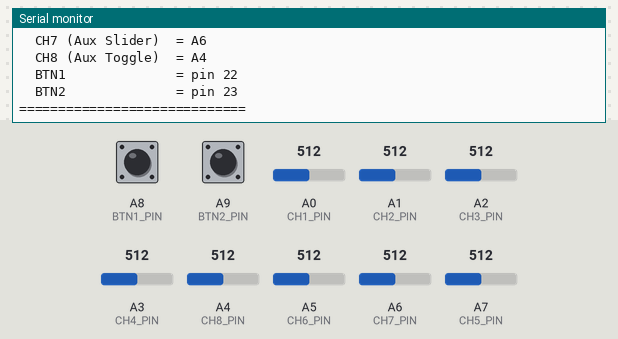
A sketch run on a simulated Teensy 3. Parts: the last lines printed to the serial monitor. The test bench sets the inputs (shaded band); at power-on: A8 (BTN1_PIN) HIGH, A9 (BTN2_PIN) HIGH, A0 (CH1_PIN) = 512, A1 (CH2_PIN) = 512, A2 (CH3_PIN) = 512, A3 (CH4_PIN) = 512, A4 (CH8_PIN) = 512, A5 (CH6_PIN) = 512, A6 (CH7_PIN) = 512, A7 (CH5_PIN) = 512.

Above: at 1.2 s.
1.3 s: A8 (BTN1_PIN) pulled LOW for 0.15 s
At 1.9 s:
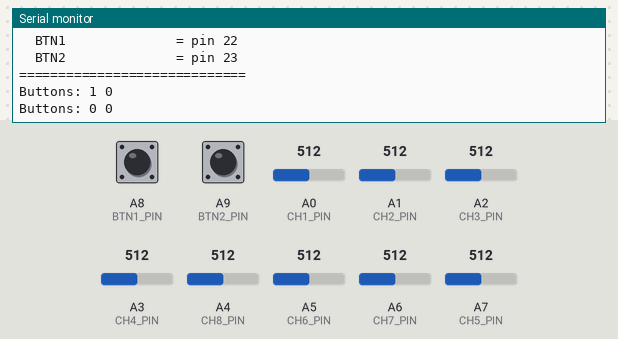
2.9 s: A9 (BTN2_PIN) pulled LOW for 0.15 s
At 4.3 s:
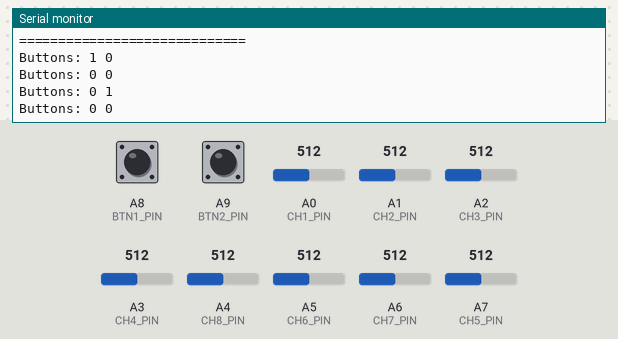

Measured:
- after the input at 1.3 s, the serial monitor: prints a new line at once (image 1)
- after the input at 2.9 s, the serial monitor: prints a new line at once (image 2)

The sketch:

OpenHD_Extreme_Joystick_RC1.ino
```cpp
// (licence header left out)
// ================================================================
// USER CONFIGURATION — EDIT THIS SECTION TO MATCH YOUR WIRING
// ================================================================

// --- ANALOG PIN ASSIGNMENTS ---
// Assign the analog pin connected to each RC channel
// Available pins: A0-A7 (Teensy 3.2 also supports A10, A11)
#define CH1_PIN   A0    // Roll            — joystick left/right
#define CH2_PIN   A1    // Pitch           — joystick forward/back
#define CH3_PIN   A2    // Throttle        — potentiometer
#define CH4_PIN   A3    // Yaw             — joystick twist or pot
#define CH5_PIN   A7    // Flight Mode     — 6-position rotary switch
#define CH6_PIN   A5    // Aux             — potentiometer
#define CH7_PIN   A6    // Aux Slider      — potentiometer or switch
#define CH8_PIN   A4    // Aux Toggle      — 3-position toggle switch

// --- BUTTON PIN ASSIGNMENTS ---
// Momentary switches wired between pin and GND
// Set to -1 to disable a button
#define BTN1_PIN  22    // Momentary switch (A8 = digital pin 22)
#define BTN2_PIN  23    // Momentary switch (A9 = digital pin 23)

// --- SWITCH TYPE CONFIGURATION ---
// Set to 1 if channel uses a multi-position switch (not continuous pot)
// Set to 0 if channel uses a continuous potentiometer
#define CH5_IS_SWITCH  1   // 1 = switch, 0 = continuous pot
#define CH8_IS_SWITCH  1   // 1 = switch, 0 = continuous pot

// --- CH5 FLIGHT MODE SWITCH SETTINGS ---
// (only used when CH5_IS_SWITCH = 1)
//
// Step 1: Open Serial Monitor at 57600 baud and uncomment the
//         debug block at the bottom of loop() to read raw ADC values.
// Step 2: Note the ADC reading for each switch position and enter
//         them below. Set unused positions to the same value as
//         the last used position.
//
// ADC readings for each switch position (0-1023):
#define CH5_POS1_ADC   0      // Position 1 ADC reading
#define CH5_POS2_ADC   205    // Position 2 ADC reading
#define CH5_POS3_ADC   255    // Position 3 ADC reading
#define CH5_POS4_ADC   340    // Position 4 ADC reading
#define CH5_POS5_ADC   512    // Position 5 ADC reading
#define CH5_POS6_ADC   1023   // Position 6 ADC reading

// PWM output values for each switch position (16-bit, 0-65535)
// Default values map to ArduPilot flight mode PWM bands:
//   Flight Mode 1: PWM 0    - 1230  (center ~1115)
//   Flight Mode 2: PWM 1231 - 1360  (center ~1295)
//   Flight Mode 3: PWM 1361 - 1490  (center ~1425)
//   Flight Mode 4: PWM 1491 - 1620  (center ~1555)
//   Flight Mode 5: PWM 1621 - 1749  (center ~1685)
//   Flight Mode 6: PWM 1750+        (center ~1875)
// Formula: joystick_value = (PWM_center - 1000) / 1000 * 65535
#define CH5_POS1_PWM   7536   // Flight Mode 1 (PWM ~1115)
#define CH5_POS2_PWM   19332  // Flight Mode 2 (PWM ~1295)
#define CH5_POS3_PWM   27852  // Flight Mode 3 (PWM ~1425)
#define CH5_POS4_PWM   36371  // Flight Mode 4 (PWM ~1555)
#define CH5_POS5_PWM   44891  // Flight Mode 5 (PWM ~1685)
#define CH5_POS6_PWM   57343  // Flight Mode 6 (PWM ~1875)

// --- CH8 TOGGLE SWITCH SETTINGS ---
// (only used when CH8_IS_SWITCH = 1)
// ADC thresholds for 3-position toggle switch detection
#define CH8_LOW_THRESHOLD   50    // ADC below this  = LOW  position
#define CH8_HIGH_THRESHOLD  973   // ADC above this  = HIGH position
// Output values for each position (16-bit range 0-65535)
#define CH8_LOW_VAL    0      // LOW  position → PWM ~1000
#define CH8_MID_VAL    32767  // MID  position → PWM ~1500
#define CH8_HIGH_VAL   65535  // HIGH position → PWM ~2000

// ================================================================
// END OF USER CONFIGURATION — DO NOT EDIT BELOW THIS LINE
// ================================================================

// Scale 10-bit analogRead (0-1023) to 16-bit joystick range (0-65535)
#define AXIS_SCALE(x) ((x) * 64)

const int buttonPins[] = {BTN1_PIN, BTN2_PIN};
const int numButtons = 2;
byte allButtons[numButtons];
byte prevButtons[numButtons];

void setup() {
  Serial.begin(57600);
  Joystick.useManualSend(true);
  for (int i = 0; i < numButtons; i++) {
    if (buttonPins[i] >= 0) {
      pinMode(buttonPins[i], INPUT_PULLUP);
    }
  }
  Serial.println("=============================");
  Serial.println("OpenHD Extreme USB Joystick");
  Serial.println("RC1 — Teensy 3.2 / 4.0");
  Serial.println("=============================");
  Serial.println("Channel assignments:");
  Serial.print("  CH1 (Roll)        = A"); Serial.println(CH1_PIN - A0);
  Serial.print("  CH2 (Pitch)       = A"); Serial.println(CH2_PIN - A0);
  Serial.print("  CH3 (Throttle)    = A"); Serial.println(CH3_PIN - A0);
  Serial.print("  CH4 (Yaw)         = A"); Serial.println(CH4_PIN - A0);
  Serial.print("  CH5 (Flight Mode) = A"); Serial.println(CH5_PIN - A0);
  Serial.print("  CH6 (Aux)         = A"); Serial.println(CH6_PIN - A0);
  Serial.print("  CH7 (Aux Slider)  = A"); Serial.println(CH7_PIN - A0);
  Serial.print("  CH8 (Aux Toggle)  = A"); Serial.println(CH8_PIN - A0);
  Serial.print("  BTN1              = pin "); Serial.println(BTN1_PIN);
  Serial.print("  BTN2              = pin "); Serial.println(BTN2_PIN);
  Serial.println("=============================");
}

// Map 6-position switch ADC reading to joystick output value
// Boundaries are auto-calculated as midpoints between ADC readings
int mapSwitch6(int raw) {
  int b1 = (CH5_POS1_ADC + CH5_POS2_ADC) / 2;
  int b2 = (CH5_POS2_ADC + CH5_POS3_ADC) / 2;
  int b3 = (CH5_POS3_ADC + CH5_POS4_ADC) / 2;
  int b4 = (CH5_POS4_ADC + CH5_POS5_ADC) / 2;
  int b5 = (CH5_POS5_ADC + CH5_POS6_ADC) / 2;
  if      (raw < b1) return CH5_POS1_PWM;
  else if (raw < b2) return CH5_POS2_PWM;
  else if (raw < b3) return CH5_POS3_PWM;
  else if (raw < b4) return CH5_POS4_PWM;
  else if (raw < b5) return CH5_POS5_PWM;
  else               return CH5_POS6_PWM;
}

// Map 3-position toggle switch ADC reading to joystick output value
int mapToggle3(int raw) {
  if      (raw < CH8_LOW_THRESHOLD)  return CH8_LOW_VAL;
  else if (raw > CH8_HIGH_THRESHOLD) return CH8_HIGH_VAL;
  else                               return CH8_MID_VAL;
}

void loop() {

  // CH1: Roll — X axis
  Joystick.X(AXIS_SCALE(analogRead(CH1_PIN)));

  // CH2: Pitch — Y axis
  Joystick.Y(AXIS_SCALE(analogRead(CH2_PIN)));

  // CH3: Throttle — Z axis
  Joystick.Z(AXIS_SCALE(analogRead(CH3_PIN)));

  // CH4: Yaw — Xrotate
  Joystick.Xrotate(AXIS_SCALE(analogRead(CH4_PIN)));

  // CH5: Flight Mode — Yrotate (switch or continuous pot)
  #if CH5_IS_SWITCH
    Joystick.Yrotate(mapSwitch6(analogRead(CH5_PIN)));
  #else
    Joystick.Yrotate(AXIS_SCALE(analogRead(CH5_PIN)));
  #endif

  // CH6: Aux — Zrotate
  Joystick.Zrotate(AXIS_SCALE(analogRead(CH6_PIN)));

  // CH7: Aux Slider — slider(1)
  // Uses HID Usage Slider (0x36) — recognized by Linux Pi driver
  Joystick.slider(1, AXIS_SCALE(analogRead(CH7_PIN)));

  // CH8: Aux Toggle — slider(2)
  // Uses HID Usage Dial (0x37) — recognized by Linux Pi driver
  // Requires usb_desc.c modification (see pre-requisites above)
  #if CH8_IS_SWITCH
    Joystick.slider(2, mapToggle3(analogRead(CH8_PIN)));
  #else
    Joystick.slider(2, AXIS_SCALE(analogRead(CH8_PIN)));
  #endif

  // Buttons — LOW = pressed (INPUT_PULLUP)
  for (int i = 0; i < numButtons; i++) {
    if (buttonPins[i] >= 0) {
      allButtons[i] = !digitalRead(buttonPins[i]);
    } else {
      allButtons[i] = 0;
    }
    Joystick.button(i + 1, allButtons[i]);
  }

  // Send all axis and button data to host
  Joystick.send_now();

  // --- Debug: uncomment to print raw ADC values to Serial Monitor ---
  // Use this to find ADC readings for switch positions (CH5, CH8)
  /*
  Serial.print("CH1:"); Serial.print(analogRead(CH1_PIN));
  Serial.print(" CH2:"); Serial.print(analogRead(CH2_PIN));
  Serial.print(" CH3:"); Serial.print(analogRead(CH3_PIN));
  Serial.print(" CH4:"); Serial.print(analogRead(CH4_PIN));
  Serial.print(" CH5:"); Serial.print(analogRead(CH5_PIN));
  Serial.print(" CH6:"); Serial.print(analogRead(CH6_PIN));
  Serial.print(" CH7:"); Serial.print(analogRead(CH7_PIN));
  Serial.print(" CH8:"); Serial.print(analogRead(CH8_PIN));
  Serial.println();
  */

  // Print button state changes to Serial Monitor
  boolean anyChange = false;
  for (int i = 0; i < numButtons; i++) {
    if (allButtons[i] != prevButtons[i]) anyChange = true;
    prevButtons[i] = allButtons[i];
  }
  if (anyChange) {
    Serial.print("Buttons: ");
    for (int i = 0; i < numButtons; i++) {
      Serial.print(allButtons[i], DEC);
      Serial.print(" ");
    }
    Serial.println();
  }

  delay(10);
}
```
